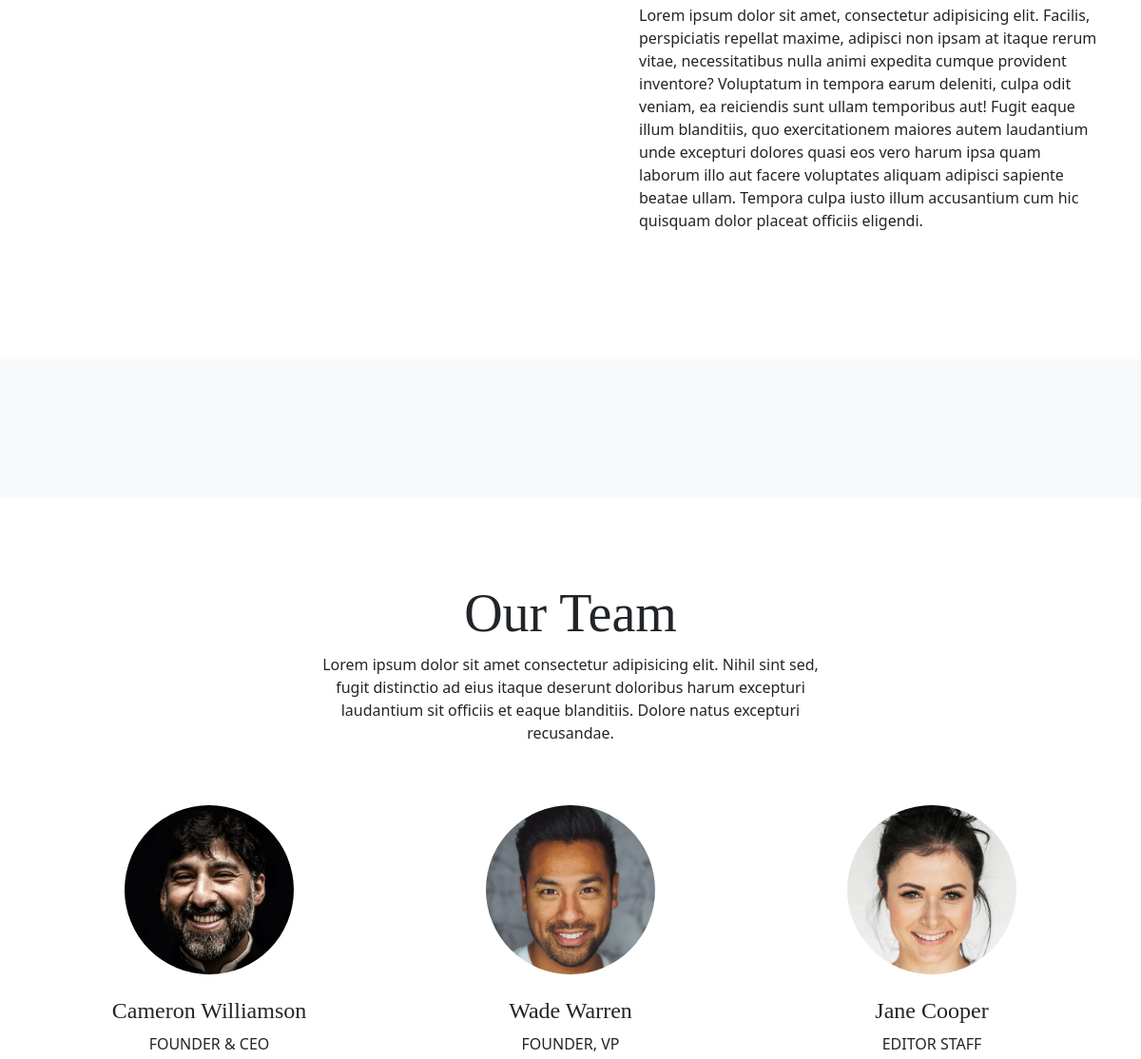
Before: /about (middle part) with the older database file.
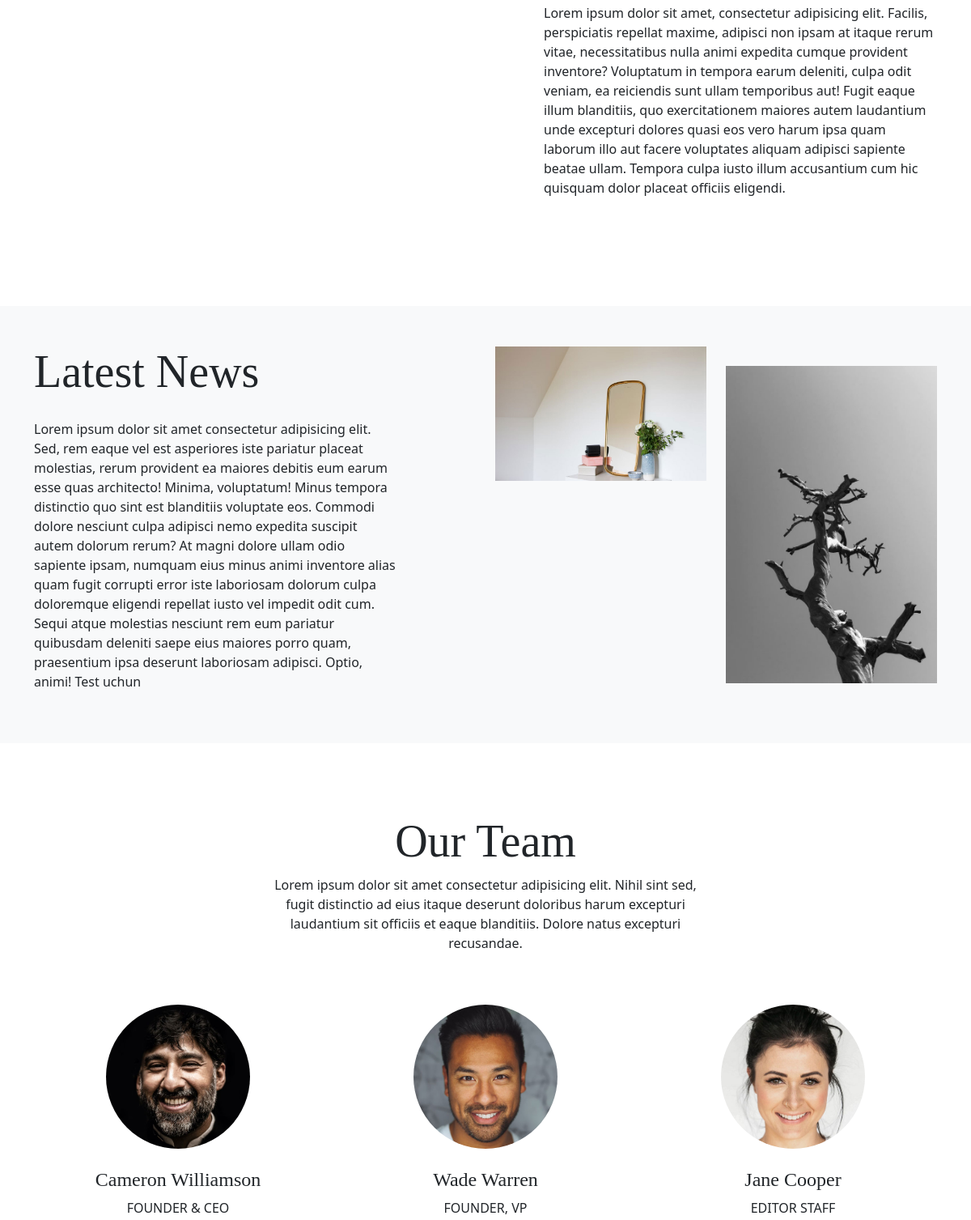
After: the same page with the newer database file.
### main/models.py (models this page shows, shortened)
class AboutLN(models.Model):
    title = models.CharField(max_length=150)
    content = models.TextField()
    img1 = models.ImageField()
    img2 = models.ImageField()

### main/views.py (the view)
# urls.py: path('about', about, name='about'),  # yangi.uz/about
def about(request):
    aboutitems = Aboutus.objects.all()
    aboutln = AboutLN.objects.first()
    context = {
        'items': aboutitems,
        'aboutln': aboutln
    }
    return render(request, 'main/about.html', context)

### main/templates/main/about.html (shortened to what this page needs)
{% extends 'main/base.html' %}
{% block content %}
  <main id="main">
    <section>
      <div class="container" data-aos="fade-up">
        <div class="row mb-5">
      {% for i in items %}
          <div class="d-md-flex post-entry-2 half {{i.klas}} ">
            <a href="#" class="me-4 thumbnail">
            </a>
            <div class="ps-md-5 mt-4 mt-md-0">
              <p>{{ i.content }}</p>
            </div>
          </div>
      {% endfor %}
        </div>
      </div>
    </section>
    <section class="mb-5 bg-light py-5">
      <div class="container" data-aos="fade-up">
        <div class="row justify-content-between align-items-lg-center">
          <div class="col-lg-5 mb-4 mb-lg-0">
            <h2 class="display-4 mb-4">{{ aboutln.title }}</h2>
            <p>{{aboutln.content}}</p>
          </div>
          <div class="col-lg-6">
            <div class="row">
              <div class="col-6">
                <img src="{{aboutln.img1.url}}" alt="" class="img-fluid mb-4">
              </div>
              <div class="col-6 mt-4">
                <img src="{{aboutln.img2.url}}" alt="" class="img-fluid mb-4">
              </div>
            </div>
          </div>
        </div>
      </div>
    </section>
    <section>
      <div class="container" data-aos="fade-up">
        <div class="row">
          <div class="col-12 text-center mb-5">
            <div class="row justify-content-center">
              <div class="col-lg-6">
                <h2 class="display-4">Our Team</h2>
                <p>Lorem ipsum dolor sit amet consectetur adipisicing elit. Nihil sint sed, fugit distinctio ad eius itaque deserunt doloribus harum excepturi laudantium sit officiis et eaque blanditiis. Dolore natus excepturi recusandae.</p>
              </div>
            </div>
          </div>
          <div class="col-lg-4 text-center mb-5">
            <img src="assets/img/person-1.jpg" alt="" class="img-fluid rounded-circle w-50 mb-4">
            <h4>Cameron Williamson</h4>
            <span class="d-block mb-3 text-uppercase">Founder &amp; CEO</span>
          </div>
          <div class="col-lg-4 text-center mb-5">
            <img src="assets/img/person-2.jpg" alt="" class="img-fluid rounded-circle w-50 mb-4">
            <h4>Wade Warren</h4>
            <span class="d-block mb-3 text-uppercase">Founder, VP</span>
          </div>
          <div class="col-lg-4 text-center mb-5">
            <img src="assets/img/person-3.jpg" alt="" class="img-fluid rounded-circle w-50 mb-4">
            <h4>Jane Cooper</h4>
            <span class="d-block mb-3 text-uppercase">Editor Staff</span>
          </div>
        </div>
      </div>
    </section>
  </main>
{% endblock %}

Changed rows visible on the page:
added AboutLN: title "Latest News", content "Lorem ipsum dolor sit amet consectetur adipisicing elit. Sed, rem eaque vel est asperiores iste pariatur placeat molestias, rerum provident ea maiores debitis eum earum esse quas architecto! Minima, voluptatum! Minus tempora distinctio quo sint est blanditiis voluptate eos. Commodi dolore nesciunt culpa adipisci nemo expedita suscipit autem dolorum rerum? At magni dolore ullam odio sapiente ipsam, numquam eius minus animi inventore alias quam fugit corrupti error iste laboriosam dolorum culpa doloremque eligendi repellat iusto vel impedit odit cum. Sequi atque molestias nesciunt rem eum pariatur quibusdam deleniti saepe eius maiores porro quam, praesentium ipsa deserunt laboriosam adipisci.…", img1 (picture), img2 (picture)
